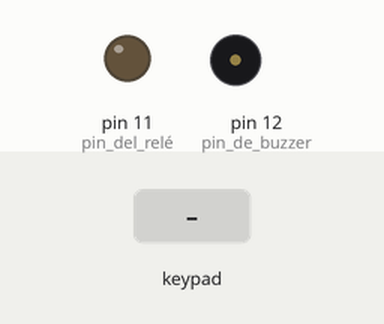
Bench run of a sketch on a simulated Arduino Uno, built with avr-gcc and run on an emulated ATmega328P. Shown: output pins drawn as LEDs (lit = HIGH), buzzer (waves = sounding, pin HIGH). The test bench sets the inputs (shaded band). What the sketch prints to the serial monitor is not drawn.

Above: at 1.2 s.
1.3 s: keypad keys 1 2 3 4 pressed 0.4 s apart
At 3.0 s:
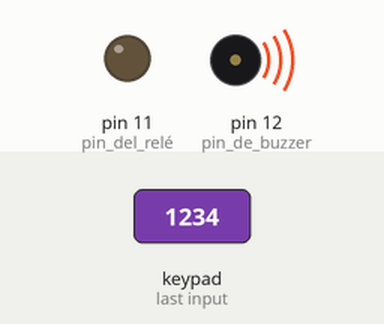
5.9 s: key '1' pressed
7.4 s: key '2' pressed
8.9 s: keypad keys 1 2 3 4 # pressed 0.4 s apart
At 9.35 s:
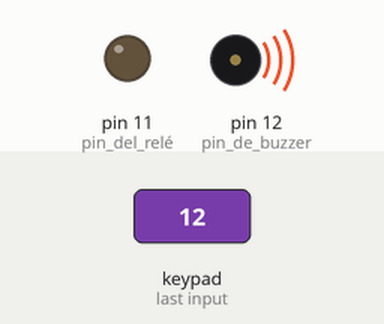
12.4 s: key '3' pressed
At 14.8 s:
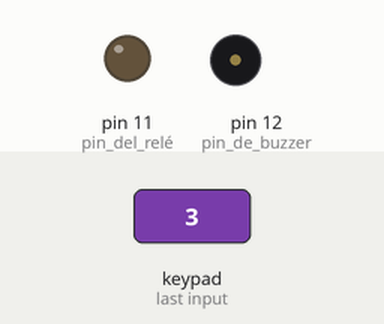
15.4 s: keypad keys 1 2 3 4 * pressed 0.4 s apart
At 18.3 s:
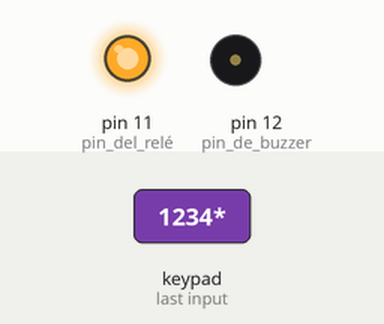
Timing chart, 0 to 20.5 s (numbered marks = the images above; inputs shaded):
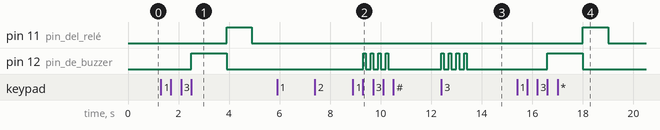

The sketch:

keypad_nano.ino
```cpp
#include <Keypad.h>
const byte ROWS = 4; //four rows
const byte COLS = 4; //four columns
//define the cymbols on the buttons of the keypads
char hexaKeys[ROWS][COLS] = {
  {'1','2','3','A'},
  {'4','5','6','B'},
  {'7','8','9','C'},
  {'*','0','#','D'}
};
byte rowPins[ROWS] = {9, 8, 7, 6}; //connect to the row pinouts of the keypad
byte colPins[COLS] = {5, 4, 3, 2}; //connect to the column pinouts of the keypad

//initialize an instance of class NewKeypad
Keypad customKeypad = Keypad( makeKeymap(hexaKeys), rowPins, colPins, ROWS, COLS);
unsigned char i;
char key[]="1234";
int cont = 0;
char codigo[4];

void setup(){
  Serial.begin(9600);
  pinMode(11, OUTPUT);    // pin del relé
  pinMode(12, OUTPUT); // pin de buzzer
}

void loop(){
  char customKey = customKeypad.getKey();
  if (customKey){
    codigo[cont]=customKey;
    Serial.println(codigo);//se imprime en el puerto serie la tecla presionada
    cont=cont+1;
    if (cont==4){
      if(codigo[0]==key[0]&&codigo[1]==key[1]&&codigo[2]==key[2]&&codigo[3]==key[3])
      {
        acierto();
      }
      else{
        fallo();
      }
    }
  }
}

void reset(){
  codigo[0]='*';
  codigo[1]='*';
  codigo[2]='*';
  codigo[3]='*';

  cont=0;
}

void acierto(){

  for(i=0; i<1; i++){
  digitalWrite(12, HIGH);
  digitalWrite(13, HIGH);
  delay(1400);
  digitalWrite(12, LOW);
  }
  digitalWrite(11, HIGH); // sets the digital pin 13 on
  delay(1000);
  digitalWrite(11,LOW);
  digitalWrite(13, LOW);
  reset();
}

void fallo(){
  for(i=0;i<4; i++){
    digitalWrite(12, HIGH);
    delay (100);
    digitalWrite(12, LOW);
    delay(200);
  }
  reset();
}
```

Measured:
- after the input at 1.3 s, pin 11 (pin_del_relé): LOW → HIGH after 2.6 s, → LOW 1.0 s later; pin 12 (pin_de_buzzer): LOW → HIGH after 1.2 s, → LOW 1.4 s later
- after the input at 5.9 s, every drawn part: stays the same
- after the input at 7.4 s, every drawn part: stays the same
- after the input at 8.9 s, pin 12 (pin_de_buzzer): alternates HIGH for 0.10 s and LOW for 0.20 s, 8 changes in all, then stays LOW, starting after 0.40 s
- after the input at 12.4 s, pin 12 (pin_de_buzzer): alternates HIGH for 0.10 s and LOW for 0.20 s, 8 changes in all, then stays LOW, starting at once
- after the input at 15.4 s, pin 11 (pin_del_relé): LOW → HIGH after 2.6 s, → LOW 1.0 s later; pin 12 (pin_de_buzzer): LOW → HIGH after 1.2 s, → LOW 1.4 s later
